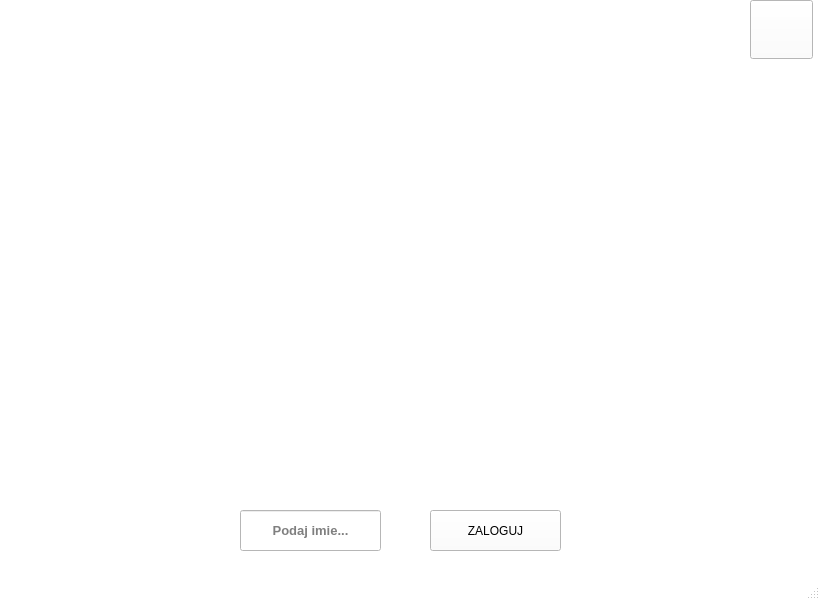
<?xml version="1.0" encoding="UTF-8"?>
<ui version="4.0">
 <class>MainWindow</class>
 <widget class="QMainWindow" name="MainWindow">
  <property name="geometry">
   <rect>
    <x>0</x>
    <y>0</y>
    <width>820</width>
    <height>600</height>
   </rect>
  </property>
  <property name="palette">
   <palette>
    <active>
     <colorrole role="Button">
      <brush brushstyle="SolidPattern">
       <color alpha="255">
        <red>255</red>
        <green>255</green>
        <blue>255</blue>
       </color>
      </brush>
     </colorrole>
     <colorrole role="Midlight">
      <brush brushstyle="SolidPattern">
       <color alpha="255">
        <red>255</red>
        <green>255</green>
        <blue>255</blue>
       </color>
      </brush>
     </colorrole>
     <colorrole role="Base">
      <brush brushstyle="SolidPattern">
       <color alpha="255">
        <red>255</red>
        <green>255</green>
        <blue>255</blue>
       </color>
      </brush>
     </colorrole>
     <colorrole role="Window">
      <brush brushstyle="SolidPattern">
       <color alpha="255">
        <red>255</red>
        <green>255</green>
        <blue>255</blue>
       </color>
      </brush>
     </colorrole>
    </active>
    <inactive>
     <colorrole role="Button">
      <brush brushstyle="SolidPattern">
       <color alpha="255">
        <red>255</red>
        <green>255</green>
        <blue>255</blue>
       </color>
      </brush>
     </colorrole>
     <colorrole role="Midlight">
      <brush brushstyle="SolidPattern">
       <color alpha="255">
        <red>255</red>
        <green>255</green>
        <blue>255</blue>
       </color>
      </brush>
     </colorrole>
     <colorrole role="Base">
      <brush brushstyle="SolidPattern">
       <color alpha="255">
        <red>255</red>
        <green>255</green>
        <blue>255</blue>
       </color>
      </brush>
     </colorrole>
     <colorrole role="Window">
      <brush brushstyle="SolidPattern">
       <color alpha="255">
        <red>255</red>
        <green>255</green>
        <blue>255</blue>
       </color>
      </brush>
     </colorrole>
    </inactive>
    <disabled>
     <colorrole role="Button">
      <brush brushstyle="SolidPattern">
       <color alpha="255">
        <red>255</red>
        <green>255</green>
        <blue>255</blue>
       </color>
      </brush>
     </colorrole>
     <colorrole role="Midlight">
      <brush brushstyle="SolidPattern">
       <color alpha="255">
        <red>255</red>
        <green>255</green>
        <blue>255</blue>
       </color>
      </brush>
     </colorrole>
     <colorrole role="Base">
      <brush brushstyle="SolidPattern">
       <color alpha="255">
        <red>255</red>
        <green>255</green>
        <blue>255</blue>
       </color>
      </brush>
     </colorrole>
     <colorrole role="Window">
      <brush brushstyle="SolidPattern">
       <color alpha="255">
        <red>255</red>
        <green>255</green>
        <blue>255</blue>
       </color>
      </brush>
     </colorrole>
    </disabled>
   </palette>
  </property>
  <property name="font">
   <font>
    <family>Arial</family>
   </font>
  </property>
  <property name="windowTitle">
   <string>MainWindow</string>
  </property>
  <widget class="QWidget" name="centralwidget">
   <widget class="QLabel" name="pict">
    <property name="geometry">
     <rect>
      <x>0</x>
      <y>0</y>
      <width>800</width>
      <height>501</height>
     </rect>
    </property>
    <property name="palette">
     <palette>
      <active>
       <colorrole role="Button">
        <brush brushstyle="SolidPattern">
         <color alpha="255">
          <red>255</red>
          <green>255</green>
          <blue>255</blue>
         </color>
        </brush>
       </colorrole>
       <colorrole role="Midlight">
        <brush brushstyle="SolidPattern">
         <color alpha="255">
          <red>255</red>
          <green>255</green>
          <blue>255</blue>
         </color>
        </brush>
       </colorrole>
       <colorrole role="Base">
        <brush brushstyle="SolidPattern">
         <color alpha="255">
          <red>255</red>
          <green>255</green>
          <blue>255</blue>
         </color>
        </brush>
       </colorrole>
       <colorrole role="Window">
        <brush brushstyle="SolidPattern">
         <color alpha="255">
          <red>255</red>
          <green>255</green>
          <blue>255</blue>
         </color>
        </brush>
       </colorrole>
       <colorrole role="AlternateBase">
        <brush brushstyle="SolidPattern">
         <color alpha="255">
          <red>255</red>
          <green>255</green>
          <blue>255</blue>
         </color>
        </brush>
       </colorrole>
      </active>
      <inactive>
       <colorrole role="Button">
        <brush brushstyle="SolidPattern">
         <color alpha="255">
          <red>255</red>
          <green>255</green>
          <blue>255</blue>
         </color>
        </brush>
       </colorrole>
       <colorrole role="Midlight">
        <brush brushstyle="SolidPattern">
         <color alpha="255">
          <red>255</red>
          <green>255</green>
          <blue>255</blue>
         </color>
        </brush>
       </colorrole>
       <colorrole role="Base">
        <brush brushstyle="SolidPattern">
         <color alpha="255">
          <red>255</red>
          <green>255</green>
          <blue>255</blue>
         </color>
        </brush>
       </colorrole>
       <colorrole role="Window">
        <brush brushstyle="SolidPattern">
         <color alpha="255">
          <red>255</red>
          <green>255</green>
          <blue>255</blue>
         </color>
        </brush>
       </colorrole>
       <colorrole role="AlternateBase">
        <brush brushstyle="SolidPattern">
         <color alpha="255">
          <red>255</red>
          <green>255</green>
          <blue>255</blue>
         </color>
        </brush>
       </colorrole>
      </inactive>
      <disabled>
       <colorrole role="Button">
        <brush brushstyle="SolidPattern">
         <color alpha="255">
          <red>255</red>
          <green>255</green>
          <blue>255</blue>
         </color>
        </brush>
       </colorrole>
       <colorrole role="Midlight">
        <brush brushstyle="SolidPattern">
         <color alpha="255">
          <red>255</red>
          <green>255</green>
          <blue>255</blue>
         </color>
        </brush>
       </colorrole>
       <colorrole role="Base">
        <brush brushstyle="SolidPattern">
         <color alpha="255">
          <red>255</red>
          <green>255</green>
          <blue>255</blue>
         </color>
        </brush>
       </colorrole>
       <colorrole role="Window">
        <brush brushstyle="SolidPattern">
         <color alpha="255">
          <red>255</red>
          <green>255</green>
          <blue>255</blue>
         </color>
        </brush>
       </colorrole>
       <colorrole role="AlternateBase">
        <brush brushstyle="SolidPattern">
         <color alpha="255">
          <red>255</red>
          <green>255</green>
          <blue>255</blue>
         </color>
        </brush>
       </colorrole>
      </disabled>
     </palette>
    </property>
    <property name="text">
     <string/>
    </property>
   </widget>
   <widget class="QPushButton" name="login">
    <property name="geometry">
     <rect>
      <x>430</x>
      <y>510</y>
      <width>131</width>
      <height>41</height>
     </rect>
    </property>
    <property name="palette">
     <palette>
      <active>
       <colorrole role="AlternateBase">
        <brush brushstyle="SolidPattern">
         <color alpha="255">
          <red>255</red>
          <green>255</green>
          <blue>255</blue>
         </color>
        </brush>
       </colorrole>
      </active>
      <inactive>
       <colorrole role="AlternateBase">
        <brush brushstyle="SolidPattern">
         <color alpha="255">
          <red>255</red>
          <green>255</green>
          <blue>255</blue>
         </color>
        </brush>
       </colorrole>
      </inactive>
      <disabled>
       <colorrole role="AlternateBase">
        <brush brushstyle="SolidPattern">
         <color alpha="255">
          <red>255</red>
          <green>255</green>
          <blue>255</blue>
         </color>
        </brush>
       </colorrole>
      </disabled>
     </palette>
    </property>
    <property name="text">
     <string>ZALOGUJ</string>
    </property>
   </widget>
   <widget class="QLineEdit" name="lineEdit">
    <property name="geometry">
     <rect>
      <x>240</x>
      <y>510</y>
      <width>141</width>
      <height>41</height>
     </rect>
    </property>
    <property name="font">
     <font>
      <family>Arial</family>
      <pointsize>10</pointsize>
      <weight>75</weight>
      <bold>true</bold>
     </font>
    </property>
    <property name="maxLength">
     <number>10</number>
    </property>
    <property name="alignment">
     <set>Qt::AlignCenter</set>
    </property>
    <property name="placeholderText">
     <string>Podaj imie...</string>
    </property>
    <property name="cursorMoveStyle">
     <enum>Qt::LogicalMoveStyle</enum>
    </property>
   </widget>
   <widget class="QPushButton" name="gitbut">
    <property name="geometry">
     <rect>
      <x>750</x>
      <y>0</y>
      <width>63</width>
      <height>59</height>
     </rect>
    </property>
    <property name="palette">
     <palette>
      <active>
       <colorrole role="WindowText">
        <brush brushstyle="SolidPattern">
         <color alpha="255">
          <red>255</red>
          <green>255</green>
          <blue>255</blue>
         </color>
        </brush>
       </colorrole>
       <colorrole role="Dark">
        <brush brushstyle="SolidPattern">
         <color alpha="255">
          <red>255</red>
          <green>255</green>
          <blue>255</blue>
         </color>
        </brush>
       </colorrole>
       <colorrole role="Mid">
        <brush brushstyle="SolidPattern">
         <color alpha="255">
          <red>255</red>
          <green>255</green>
          <blue>255</blue>
         </color>
        </brush>
       </colorrole>
       <colorrole role="Text">
        <brush brushstyle="SolidPattern">
         <color alpha="255">
          <red>0</red>
          <green>0</green>
          <blue>0</blue>
         </color>
        </brush>
       </colorrole>
       <colorrole role="ButtonText">
        <brush brushstyle="SolidPattern">
         <color alpha="255">
          <red>0</red>
          <green>0</green>
          <blue>0</blue>
         </color>
        </brush>
       </colorrole>
       <colorrole role="Shadow">
        <brush brushstyle="SolidPattern">
         <color alpha="255">
          <red>255</red>
          <green>255</green>
          <blue>255</blue>
         </color>
        </brush>
       </colorrole>
       <colorrole role="AlternateBase">
        <brush brushstyle="SolidPattern">
         <color alpha="255">
          <red>255</red>
          <green>255</green>
          <blue>255</blue>
         </color>
        </brush>
       </colorrole>
       <colorrole role="PlaceholderText">
        <brush brushstyle="SolidPattern">
         <color alpha="128">
          <red>0</red>
          <green>0</green>
          <blue>0</blue>
         </color>
        </brush>
       </colorrole>
      </active>
      <inactive>
       <colorrole role="WindowText">
        <brush brushstyle="SolidPattern">
         <color alpha="255">
          <red>255</red>
          <green>255</green>
          <blue>255</blue>
         </color>
        </brush>
       </colorrole>
       <colorrole role="Dark">
        <brush brushstyle="SolidPattern">
         <color alpha="255">
          <red>255</red>
          <green>255</green>
          <blue>255</blue>
         </color>
        </brush>
       </colorrole>
       <colorrole role="Mid">
        <brush brushstyle="SolidPattern">
         <color alpha="255">
          <red>255</red>
          <green>255</green>
          <blue>255</blue>
         </color>
        </brush>
       </colorrole>
       <colorrole role="Text">
        <brush brushstyle="SolidPattern">
         <color alpha="255">
          <red>0</red>
          <green>0</green>
          <blue>0</blue>
         </color>
        </brush>
       </colorrole>
       <colorrole role="ButtonText">
        <brush brushstyle="SolidPattern">
         <color alpha="255">
          <red>0</red>
          <green>0</green>
          <blue>0</blue>
         </color>
        </brush>
       </colorrole>
       <colorrole role="Shadow">
        <brush brushstyle="SolidPattern">
         <color alpha="255">
          <red>255</red>
          <green>255</green>
          <blue>255</blue>
         </color>
        </brush>
       </colorrole>
       <colorrole role="AlternateBase">
        <brush brushstyle="SolidPattern">
         <color alpha="255">
          <red>255</red>
          <green>255</green>
          <blue>255</blue>
         </color>
        </brush>
       </colorrole>
       <colorrole role="PlaceholderText">
        <brush brushstyle="SolidPattern">
         <color alpha="128">
          <red>0</red>
          <green>0</green>
          <blue>0</blue>
         </color>
        </brush>
       </colorrole>
      </inactive>
      <disabled>
       <colorrole role="WindowText">
        <brush brushstyle="SolidPattern">
         <color alpha="255">
          <red>255</red>
          <green>255</green>
          <blue>255</blue>
         </color>
        </brush>
       </colorrole>
       <colorrole role="Dark">
        <brush brushstyle="SolidPattern">
         <color alpha="255">
          <red>255</red>
          <green>255</green>
          <blue>255</blue>
         </color>
        </brush>
       </colorrole>
       <colorrole role="Mid">
        <brush brushstyle="SolidPattern">
         <color alpha="255">
          <red>255</red>
          <green>255</green>
          <blue>255</blue>
         </color>
        </brush>
       </colorrole>
       <colorrole role="Text">
        <brush brushstyle="SolidPattern">
         <color alpha="255">
          <red>255</red>
          <green>255</green>
          <blue>255</blue>
         </color>
        </brush>
       </colorrole>
       <colorrole role="ButtonText">
        <brush brushstyle="SolidPattern">
         <color alpha="255">
          <red>255</red>
          <green>255</green>
          <blue>255</blue>
         </color>
        </brush>
       </colorrole>
       <colorrole role="Shadow">
        <brush brushstyle="SolidPattern">
         <color alpha="255">
          <red>255</red>
          <green>255</green>
          <blue>255</blue>
         </color>
        </brush>
       </colorrole>
       <colorrole role="AlternateBase">
        <brush brushstyle="SolidPattern">
         <color alpha="255">
          <red>255</red>
          <green>255</green>
          <blue>255</blue>
         </color>
        </brush>
       </colorrole>
       <colorrole role="PlaceholderText">
        <brush brushstyle="SolidPattern">
         <color alpha="128">
          <red>0</red>
          <green>0</green>
          <blue>0</blue>
         </color>
        </brush>
       </colorrole>
      </disabled>
     </palette>
    </property>
    <property name="text">
     <string/>
    </property>
    <property name="icon">
     <iconset resource="starting_image.qrc">
      <normaloff>:/img/git.jpg</normaloff>:/img/git.jpg</iconset>
    </property>
    <property name="iconSize">
     <size>
      <width>65</width>
      <height>65</height>
     </size>
    </property>
   </widget>
  </widget>
  <widget class="QStatusBar" name="statusbar"/>
 </widget>
 <resources>
  <include location="starting_image.qrc"/>
 </resources>
 <connections/>
</ui>
